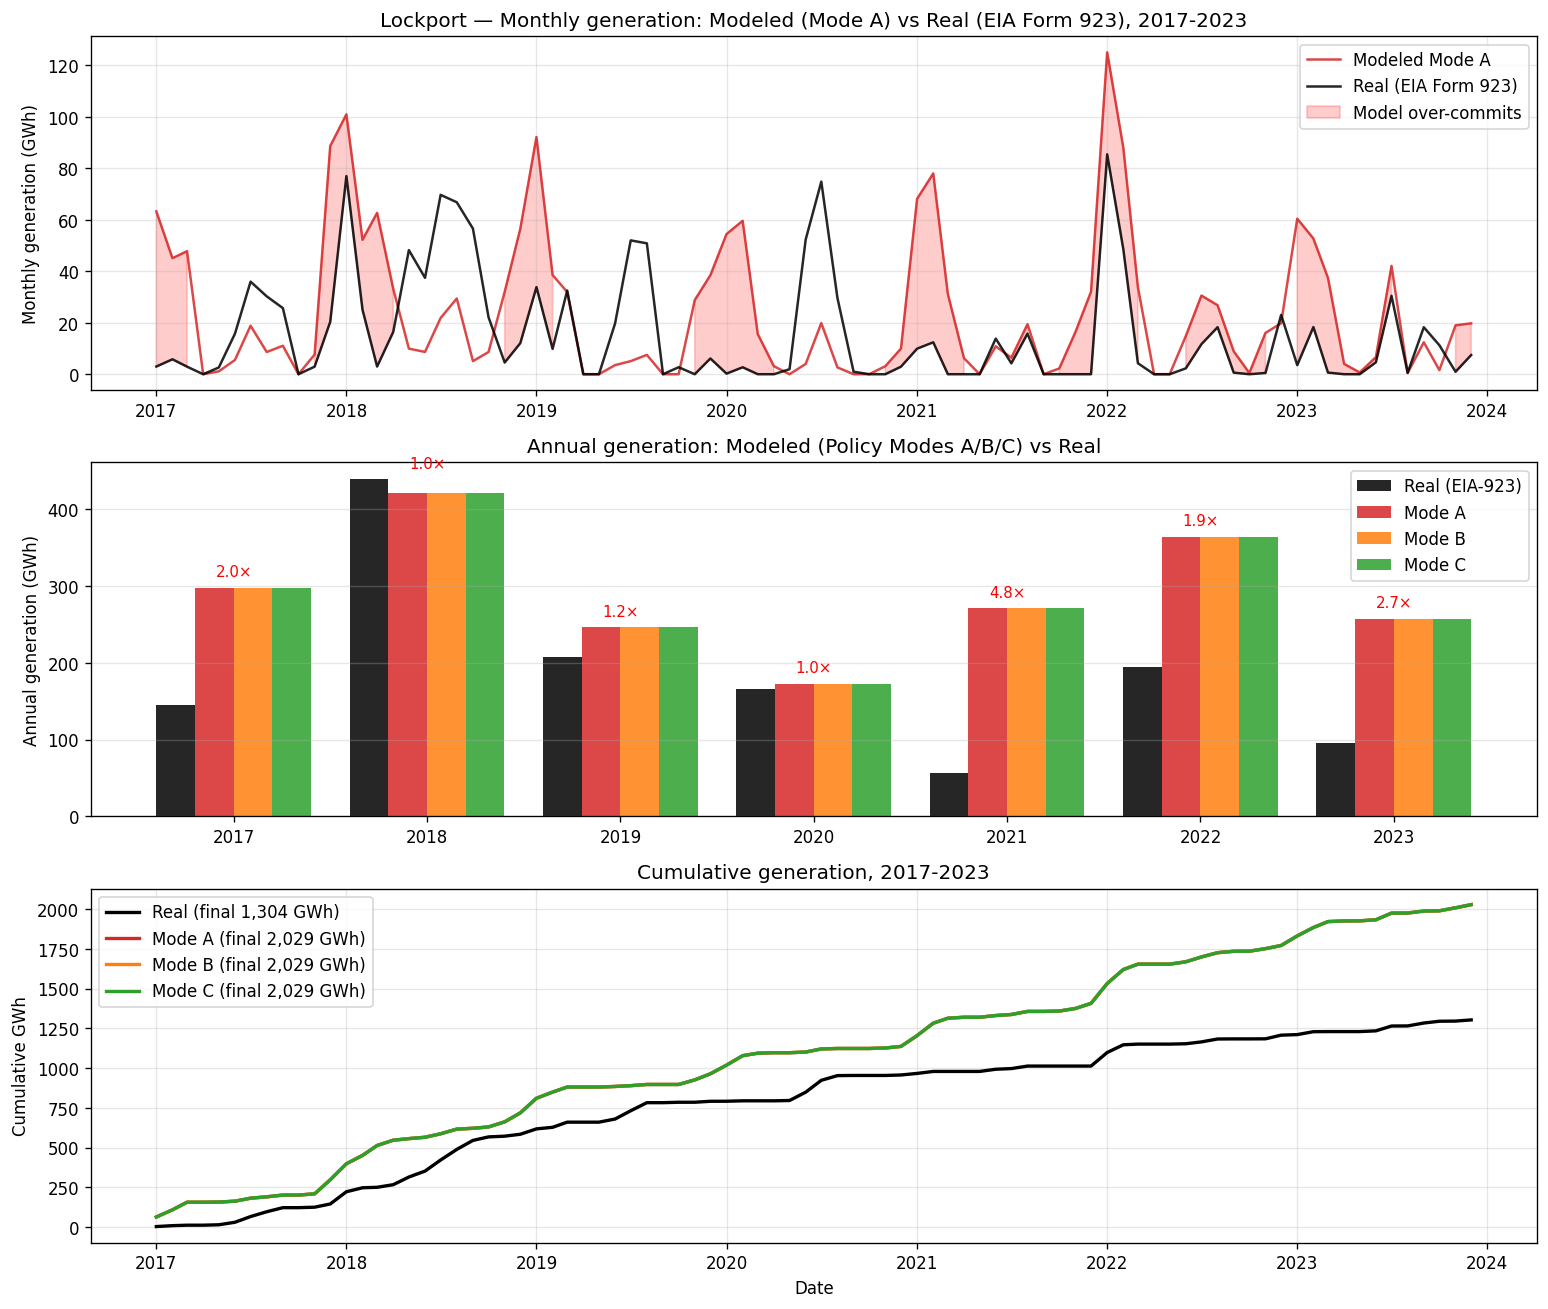

Python code for this plot:
"""Compare N4 modeled generation vs EIA Form 923 actual generation for Lockport, 2017-2023."""
from __future__ import annotations
from pathlib import Path
import pandas as pd
import numpy as np
import matplotlib.pyplot as plt
import matplotlib.dates as mdates

REPO = Path("/Users/divy/code/work/infrasure_git_codes/gt_models")
OUT_DIR = REPO / "notebooks" / "scratch"
OUT_DIR.mkdir(parents=True, exist_ok=True)

# === Real Lockport generation from EIA Form 923 ===
eia_path = "/Users/divy/code/personal/renewablesinfo_org/data/sources/eia_generation/eia_generation_monthly.parquet"
df = pd.read_parquet(eia_path)
real = df[
    (df['plantCode'] == '54041')
    & (df['energy_source_code'] == 'ALL')
    & (df['prime_mover_code'] == 'ALL')
].copy()
real['period'] = pd.to_datetime(real['period'])
# 2024 EIA-923 data is incomplete (stale fetch); use 2017-2023
real = real[real['period'].dt.year.between(2017, 2023)].sort_values('period').reset_index(drop=True)
real = real.rename(columns={'generation': 'mwh_real', 'period': 'month'})[['month', 'mwh_real']]
print(f"Real (EIA-923): {len(real)} months from {real['month'].min().date()} to {real['month'].max().date()}")
print(f"Real total 2017-2023: {real['mwh_real'].sum():,.0f} MWh")

# === Modeled generation from latest N4 run ===
runs_dir = REPO / "data" / "outputs" / "lockport" / "runs"
latest_run = sorted([d for d in runs_dir.iterdir() if d.name.startswith("notebook4_")])[-1]
print(f"Using model run: {latest_run.name}")

modeled = {}
for mode in ['a', 'b', 'c']:
    d = pd.read_parquet(latest_run / f"daily_summary_mode_{mode}.parquet")
    d['date'] = pd.to_datetime(d['date'])
    d['month'] = d['date'].dt.to_period('M').dt.to_timestamp()
    monthly = d.groupby('month')['mwh_degraded'].sum().reset_index().rename(columns={'mwh_degraded': f'mwh_mode_{mode}'})
    modeled[mode] = monthly

# Merge all modes
mod = modeled['a'].merge(modeled['b'], on='month').merge(modeled['c'], on='month')
mod = mod[(mod['month'].dt.year >= 2017) & (mod['month'].dt.year <= 2023)]
print(f"Modeled: {len(mod)} months")

# Combine
combined = mod.merge(real, on='month', how='left')
combined['mwh_real'] = combined['mwh_real'].fillna(0)
print(f"\n{combined.head()}")

# === Annual aggregates ===
combined['year'] = combined['month'].dt.year
annual = combined.groupby('year').agg(
    mwh_real=('mwh_real', 'sum'),
    mwh_mode_a=('mwh_mode_a', 'sum'),
    mwh_mode_b=('mwh_mode_b', 'sum'),
    mwh_mode_c=('mwh_mode_c', 'sum'),
).reset_index()
annual['ratio_a_over_real'] = annual['mwh_mode_a'] / annual['mwh_real'].replace(0, np.nan)
print("\nAnnual comparison:")
print(annual.to_string(index=False))

# === Plot 1: Monthly time series (real + Mode A) ===
fig, axes = plt.subplots(3, 1, figsize=(13, 11))

# Panel 1: monthly comparison
ax = axes[0]
ax.plot(combined['month'], combined['mwh_mode_a'] / 1000, color='tab:red', linewidth=1.5,
        label='Modeled Mode A', alpha=0.85)
ax.plot(combined['month'], combined['mwh_real'] / 1000, color='black', linewidth=1.5,
        label='Real (EIA Form 923)', alpha=0.85)
ax.fill_between(combined['month'], combined['mwh_real'] / 1000, combined['mwh_mode_a'] / 1000,
                where=(combined['mwh_mode_a'] > combined['mwh_real']),
                alpha=0.20, color='red', label='Model over-commits')
ax.set_ylabel('Monthly generation (GWh)')
ax.set_title('Lockport — Monthly generation: Modeled (Mode A) vs Real (EIA Form 923), 2017-2023')
ax.legend(loc='upper right')
ax.grid(alpha=0.3)
ax.xaxis.set_major_locator(mdates.YearLocator())
ax.xaxis.set_major_formatter(mdates.DateFormatter('%Y'))

# Panel 2: annual bars
ax = axes[1]
years = annual['year'].values
width = 0.20
x = np.arange(len(years))
ax.bar(x - 1.5*width, annual['mwh_real']/1000, width, label='Real (EIA-923)', color='black', alpha=0.85)
ax.bar(x - 0.5*width, annual['mwh_mode_a']/1000, width, label='Mode A', color='tab:red', alpha=0.85)
ax.bar(x + 0.5*width, annual['mwh_mode_b']/1000, width, label='Mode B', color='tab:orange', alpha=0.85)
ax.bar(x + 1.5*width, annual['mwh_mode_c']/1000, width, label='Mode C', color='tab:green', alpha=0.85)
ax.set_xticks(x)
ax.set_xticklabels(years)
ax.set_ylabel('Annual generation (GWh)')
ax.set_title('Annual generation: Modeled (Policy Modes A/B/C) vs Real')
ax.legend(loc='upper right')
ax.grid(alpha=0.3, axis='y')

# Annotate ratio
for i, yr in enumerate(years):
    r = annual.iloc[i]
    if r['mwh_real'] > 0:
        ratio = r['mwh_mode_a'] / r['mwh_real']
        ax.text(i, max(r['mwh_mode_a'], r['mwh_real'])/1000 + 15,
                f'{ratio:.1f}×', ha='center', fontsize=9, color='red')

# Panel 3: cumulative
ax = axes[2]
ax.plot(combined['month'], (combined['mwh_real']/1000).cumsum(), color='black',
        linewidth=2, label=f"Real (final {combined['mwh_real'].sum()/1000:,.0f} GWh)")
ax.plot(combined['month'], (combined['mwh_mode_a']/1000).cumsum(), color='tab:red',
        linewidth=2, label=f"Mode A (final {combined['mwh_mode_a'].sum()/1000:,.0f} GWh)")
ax.plot(combined['month'], (combined['mwh_mode_b']/1000).cumsum(), color='tab:orange',
        linewidth=2, label=f"Mode B (final {combined['mwh_mode_b'].sum()/1000:,.0f} GWh)")
ax.plot(combined['month'], (combined['mwh_mode_c']/1000).cumsum(), color='tab:green',
        linewidth=2, label=f"Mode C (final {combined['mwh_mode_c'].sum()/1000:,.0f} GWh)")
ax.set_xlabel('Date')
ax.set_ylabel('Cumulative GWh')
ax.set_title('Cumulative generation, 2017-2023')
ax.legend(loc='upper left')
ax.grid(alpha=0.3)
ax.xaxis.set_major_locator(mdates.YearLocator())
ax.xaxis.set_major_formatter(mdates.DateFormatter('%Y'))

plt.tight_layout()
plot_path = OUT_DIR / "modeled_vs_actual_generation.png"
plt.savefig(plot_path, dpi=120, bbox_inches='tight')
print(f"\nPlot saved to: {plot_path}")

# === Headline numbers ===
print("\n=== Headline numbers (2017-2023) ===")
print(f"Real cumulative:    {real['mwh_real'].sum()/1000:>10,.0f} GWh  (avg {real['mwh_real'].sum()/7000:>5,.0f} GWh/yr)")
print(f"Mode A cumulative:  {mod['mwh_mode_a'].sum()/1000:>10,.0f} GWh  (avg {mod['mwh_mode_a'].sum()/7000:>5,.0f} GWh/yr)")
print(f"Mode B cumulative:  {mod['mwh_mode_b'].sum()/1000:>10,.0f} GWh  (avg {mod['mwh_mode_b'].sum()/7000:>5,.0f} GWh/yr)")
print(f"Mode C cumulative:  {mod['mwh_mode_c'].sum()/1000:>10,.0f} GWh  (avg {mod['mwh_mode_c'].sum()/7000:>5,.0f} GWh/yr)")
print(f"\nOver-commitment ratio (Mode A / Real): {mod['mwh_mode_a'].sum() / real['mwh_real'].sum():.2f}×")
